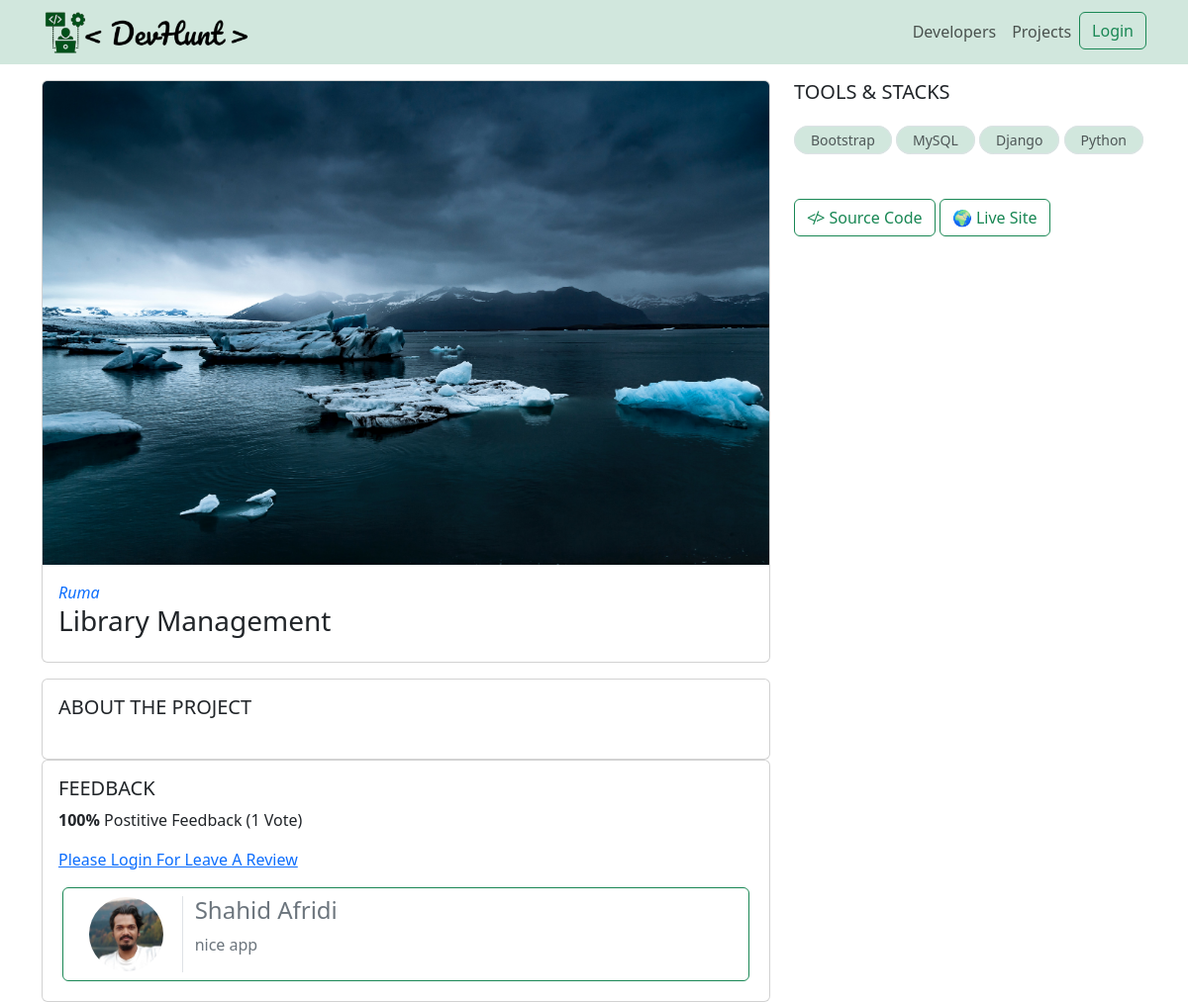
The page /projects/project/1a240ab0-44a6-434f-a212-6f1632efd384/ on the database as committed earlier.
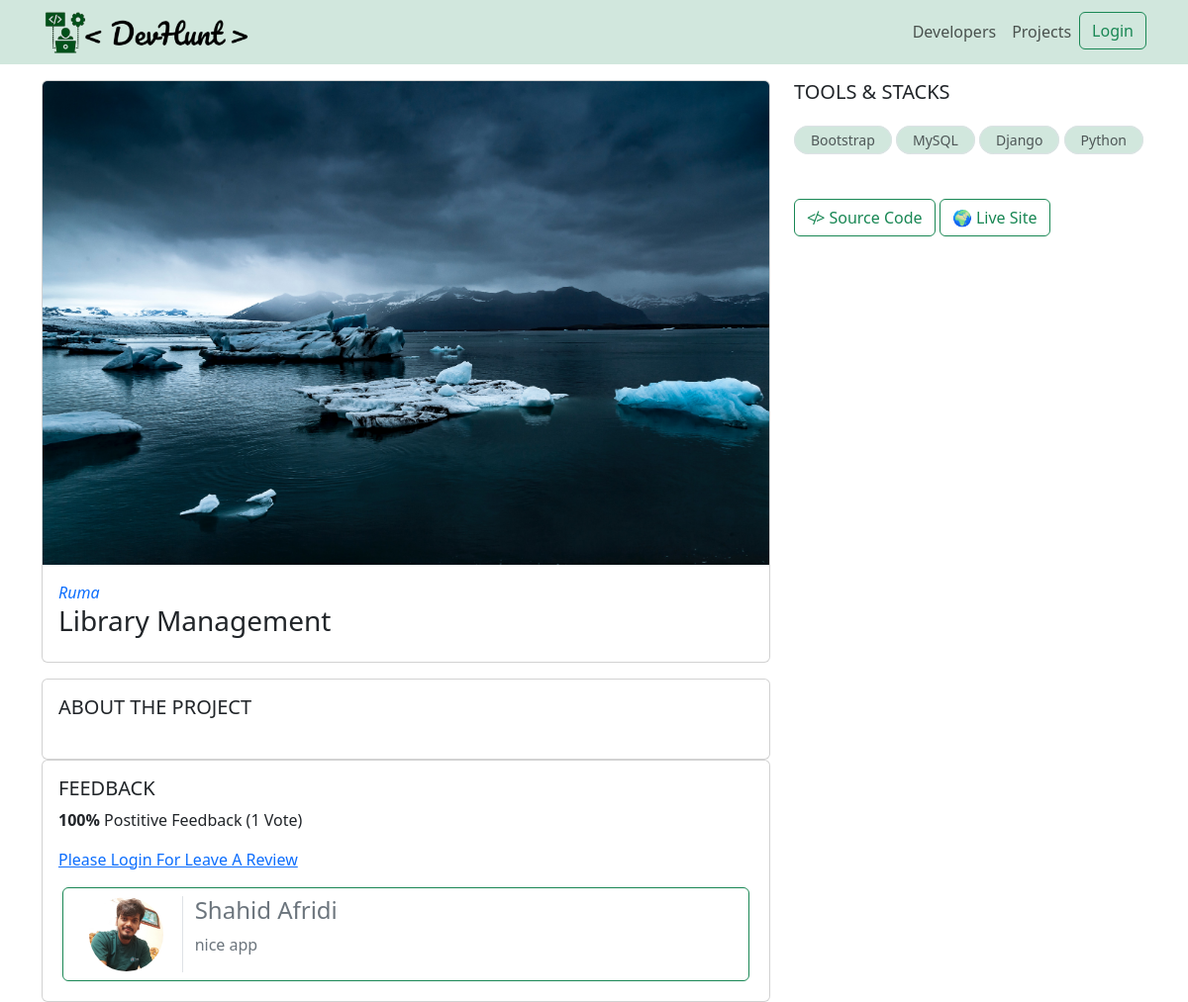
The same page on the database as committed later.
### projects/models.py (models this page shows, shortened)
class Review(models.Model):
    VOTE_TYPE = (
        ('up', 'Up Vote'),
        ('down', 'Down Vote'),
    )
    owner = models.ForeignKey(Profile, on_delete=models.CASCADE, null=True)
    project = models.ForeignKey(Project, on_delete=models.CASCADE)
    value = models.CharField(max_length=4, choices=VOTE_TYPE)
    body = models.TextField(null=True, blank=True)
    created_at = models.DateTimeField(auto_now_add=True)
    id = models.UUIDField(default=uuid.uuid4, unique=True,
                          primary_key=True, editable=False)
    class Meta:
        unique_together = [['owner', 'project']]

### users/models.py (models this page shows, shortened)
class Profile(models.Model):
    user = models.OneToOneField(
        User, on_delete=models.CASCADE, blank=True, null=True)
    name = models.CharField(max_length=255, blank=True, null=True)
    email = models.EmailField(max_length=500, blank=True, null=True)
    username = models.CharField(max_length=255, blank=True, null=True)
    short_intro = models.CharField(max_length=200, blank=True, null=True)
    location = models.CharField(max_length=200, blank=True, null=True)
    bio = models.TextField(blank=True, null=True)
    profile_image = models.ImageField(
        blank=True, null=True, upload_to='profiles/', default='profiles/user-default.png')
    social_github = models.CharField(max_length=200, blank=True, null=True)
    social_twitter = models.CharField(max_length=200, blank=True, null=True)
    social_linkedin = models.CharField(max_length=200, blank=True, null=True)
    social_youtube = models.CharField(max_length=200, blank=True, null=True)
    social_website = models.CharField(max_length=200, blank=True, null=True)
    created_at = models.DateTimeField(auto_now_add=True)
    id = models.UUIDField(default=uuid.uuid4, unique=True,
                          primary_key=True, editable=False)
    class Meta:
        ordering = ['created_at']

### projects/views.py (the view, shortened to what this page needs)
# urls.py: path("project/<str:pk>/", views.project, name="single-project"),
def project(request, pk):
    project = Project.objects.get(id=pk)
    form = ReviewForm()
    context = {
        'project': project,
        'form': form
    }
    return render(request, 'projects/single-project.html', context)

### projects/models.py (called while the page is built)
    @property
    def reviewers(self):
        queryset = self.review_set.all().values_list('owner__id', flat=True)
        return queryset

### projects/templates/projects/single-project.html (shortened to what this page needs)
{% extends 'main.html' %}
{% block content %}
    <div class="container text-center mt-3">
        <div class="row">
          <div class="col-12 col-sm-12 col-md-8">
                <div class="card mb-3">
                    <img src="{{project.featured_image.url}}" class="card-img-top" alt="...">
                    <div class="card-body text-start">
                        <a class='text-decoration-none fst-italic' href="{% url 'profile' project.owner.id %}">{{project.owner.name}}</a>
                    <h3 class="">{{project.title}}</h3>
                    </div>
                </div>
                <div class='card p-3 text-start'>
                    <h5 class='font-weight-bold'>ABOUT THE PROJECT</h5>
                </div>
                <div class='card p-3 text-start'>
                    <h5 class='font-weight-bold'>FEEDBACK</h5>
                    <p class="">
                        <span style="font-weight: bold;">{{project.vote_ratio}}%</span> Postitive
                        Feedback ({{project.vote_total}} Vote{{project.vote_total|pluralize:"s"}})
                    </p>
                    {% if request.user.profile.id in project.reviewers %}
                        <p>You Have Already Submitted Your Review For This Project</p>
                    {% elif request.user.profile == project.owner %}
                        <p>You Can't Review For Your Own Project</p>
                    {% else %}
                        <a href="{% url 'login' %}?next={{request.path}}"> Please Login For Leave A Review</a>
                    {% endif %}
                    <div class="comment-list">
                        {% for review in project.review_set.all %}
                        <div class="row single-comment border border-1 border-success mt-3 rounded p-2 m-1">
                            <div class="col-2 d-flex justify-content-center align-items-center border-end">
                                <div class="">
                                    <img src="{{ review.owner.profile_image.url}}" class="rounded-circle" style="width: 75px;" alt="Avatar" />
                                </div>
                            </div>
                            <div class="col-10 text-secondary">
                                <h4>{{review.owner.name}}</h4>
                                <p>{{review.body|linebreaksbr}}</p>
                            </div>
                        </div>
                        {% endfor %}
                    </div>
                </div>
          </div>
          <div class="col-12 col-sm-12 col-md-4 text-start">
            <h5 class='font-weight-bold mb-4'>TOOLS & STACKS</h5>
            {% for tag in project.tags.all %}
            <small class="border border-1 py-1 px-3 mb-3 bg-success-subtle text-body-secondary rounded-pill">{{tag.name}}</small>
            {% endfor %}
            <div class='mt-5'>
                <a class="text-decoration-none btn btn-outline-success mb-3" href="#"> &#8814> Source Code</a>
                <a class="text-decoration-none btn btn-outline-success mb-3" href="#"> &#127757  Live Site</a>
            </div>
          </div>
        </div>
    </div>
{% endblock content %}

Rows that differ between the two databases and show on the page:
changed through a linked row, Review "nice app": owner.profile_image: a different picture
